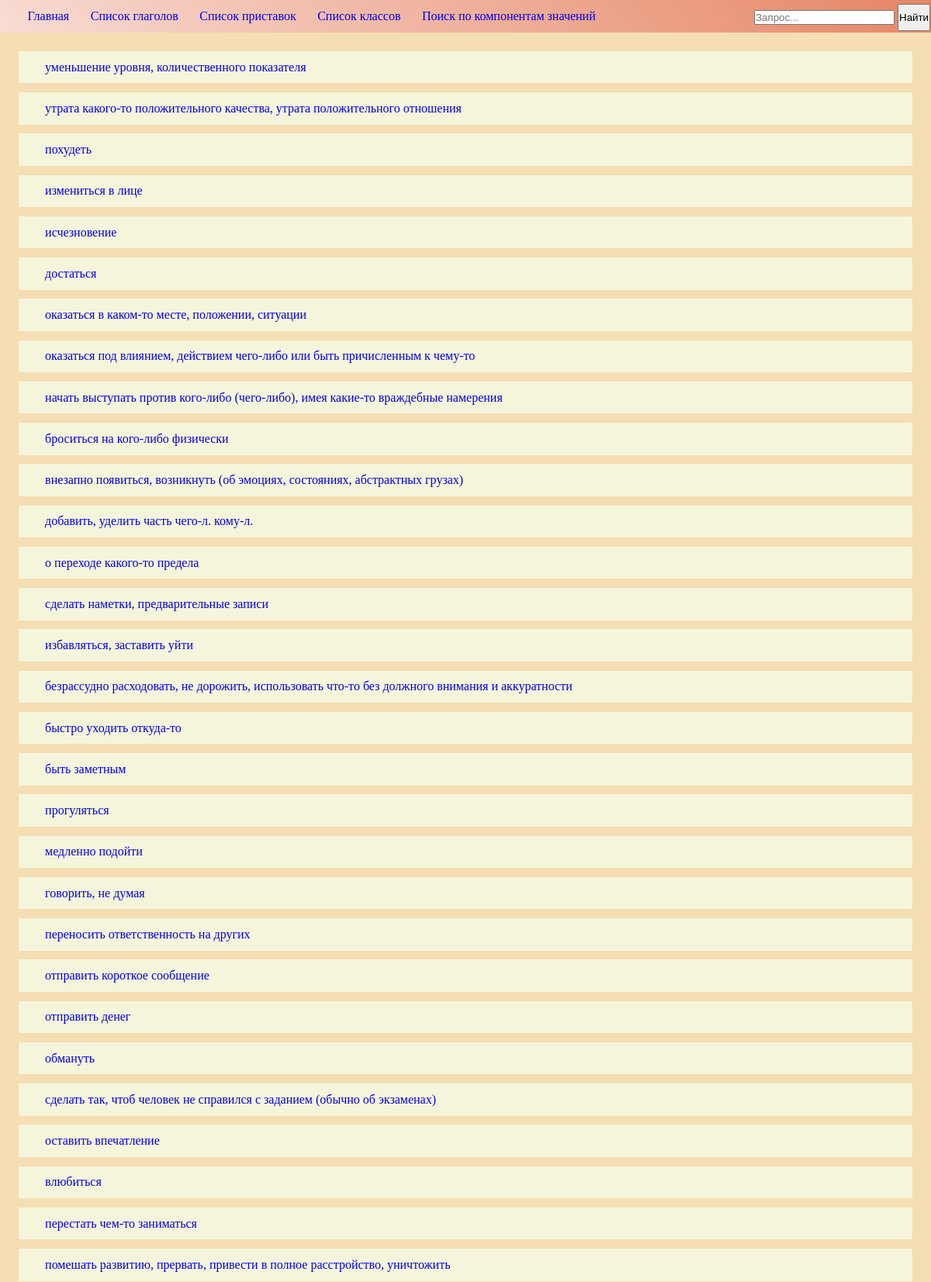
/classes/ (upper part), run on the app's committed database.
### classes/models.py (models this page shows, shortened)
class Class(models.Model):
    superclass = models.ForeignKey(SuperClass, on_delete=models.CASCADE, blank=True, null=True)
    class_name = models.CharField(max_length=100)
    components = models.ManyToManyField(Component)
    types_choices = (
        ('физическое', 'физическое'),
        ('метафорическое', 'метафорическое')
    )
    class_type = models.CharField(max_length=30, choices=types_choices, blank=True, null=True)
    class Meta:
        verbose_name_plural = "classes"

### classes/views.py (the view)
# urls.py: url(r'^', include('index.urls')),
def index(request):
    context = {}
    context['classes'] = Class.objects.all()
    return render(request, 'classes/index.html', context)

### templates/classes/index.html (shortened to what this page needs)
{% extends "base.html" %}
{% block content %}
    {% if classes %}
        {% for class in classes %}
            <p class="line">
                <a href="{% url 'classes:wordlist' class.id %}" class="element_links">{{ class.class_name }}</a>
            </p>
        {% endfor %}
    {% endif %}
{% endblock %}

### templates/base.html (style rules this page uses)
* { margin: 0; padding: 0; }
body { background-color: wheat; }
.line { display: block; padding: 1%; background-color: beige; margin: 1%; font: serif; }

### templates/classes/index.html (style rules this page uses)
.element_links { padding-left: 2%; text-decoration: none; }

### data on the page
Class: class_name "уменьшение уровня, количественного показателя"
Class: class_name "утрата какого-то положительного качества, утрата положительного отношения"
Class: class_name "похудеть"
Class: class_name "измениться в лице"
Class: class_name "исчезновение"
Class: class_name "достаться"
Class: class_name "оказаться в каком-то месте, положении, ситуации"
Class: class_name "оказаться под влиянием, действием чего-либо или быть причисленным к чему-то"
Class: class_name "начать выступать против кого-либо (чего-либо), имея какие-то враждебные намерения"
Class: class_name "броситься на кого-либо физически"
Class: class_name "внезапно появиться, возникнуть (об эмоциях, состояниях, абстрактных грузах)"
Class: class_name "добавить, уделить часть чего-л. кому-л."
Class: class_name "о переходе какого-то предела"
Class: class_name "сделать наметки, предварительные записи"
Class: class_name "избавляться, заставить уйти"
Class: class_name "безрассудно расходовать, не дорожить, использовать что-то без должного внимания и аккуратности"
Class: class_name "быстро уходить откуда-то"
Class: class_name "быть заметным"
Class: class_name "прогуляться"
Class: class_name "медленно подойти"
Class: class_name "говорить, не думая"
Class: class_name "переносить ответственность на других"
Class: class_name "отправить короткое сообщение"
Class: class_name "отправить денег"
Class: class_name "обмануть"
Class: class_name "сделать так, чтоб человек не справился с заданием (обычно об экзаменах)"
Class: class_name "оставить впечатление"
Class: class_name "влюбиться"
Class: class_name "перестать чем-то заниматься"
Class: class_name "помешать развитию, прервать, привести в полное расстройство, уничтожить"
